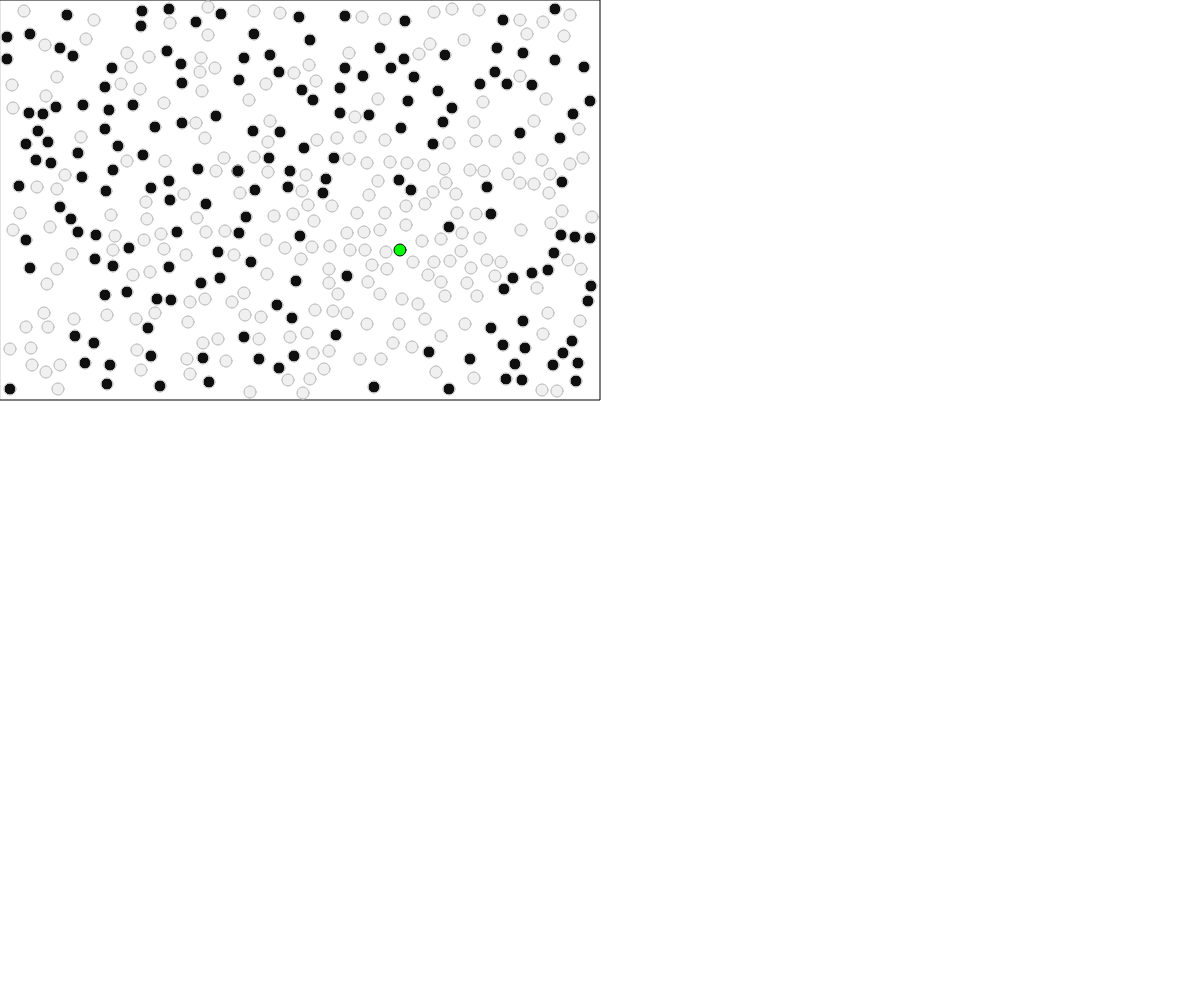
Frame 1 (no input)
Frame 2 (the mouse pressed at the canvas centre, redrawn once): identical to frame 1, image omitted

The p5.js sketch that drew this single still picture (run headless with seeded random() and noise() and a simulated clock; the mouse was pressed at the canvas centre and the sketch redrawn once):

// p5.js sketch
// ── sketch.js

class Utils {
	static randomBetween(min, max) {
		return Math.floor((Math.random() * (max - min)) + min); 
	}

	static distance(x1, y1, x2, y2) {
	  return Math.sqrt(Math.pow(x1-x2, 2) + Math.pow(y1-y2, 2))
  }
}

class Preacher {
  constructor(x, y, size, preachingRadius) {
    this.x = x
    this.y = y
    this.size = size
    this.preachingRadius = preachingRadius
  }

  draw() {
    let x = this.x
    let y = this.y
    let w = this.size

    fill('#00FF00')
    ellipse(x, y, 2*w, 2*w)

    noFill()
    stroke(0)
    ellipse(x, y, 2*w, 2*w)

    // stroke(128)
    // ellipse(x, y, 2*this.preachingRadius, 2*this.preachingRadius)
  }

  getLikelihoodRatio(x, y, m) {
    let dist = Utils.distance(x, y, this.x, this.y)
    if (dist < this.preachingRadius) {
      let ratio = dist / (this.preachingRadius*2)
      if (m) {
        return 1/ratio
      } else {
        return ratio
      }
    } else {
      return 1
    }
  }
}

class Person {
  constructor(x, y, size, morality) {
    this.x = x
    this.y = y
    this.size = size
    this.morality = morality
  }

  draw() {
    let x = this.x
    let y = this.y
    let w = this.size

    if (this.morality) {
      fill('#a4c2f4')
      fill(164, 194, 244, 255)
      fill(240)
    } else {
      fill('#ea9999')
      fill(234, 153, 153, 255)
      fill(15)
    }
    ellipse(x, y, 2*w, 2*w)

    noFill()
    stroke(200)
    ellipse(x, y, 2*w, 2*w)
  }

}

const PERSON_RADIUS = 6
const POPULATION = 400
const INITIAL_SAMPLING_SIZE = 100

class MySketch {
	constructor(xMin, yMin, xMax, yMax) {
	  this.bounds = [xMin, yMin, xMax, yMax]

		this.shapes = [];
		this.tick = 0;

		this.preacher = new Preacher(400, 250, PERSON_RADIUS, 100)
    this.shapes.push(this.preacher)

    for (let i = 0; i < POPULATION; i++) {
      let samples = []
      let sampleLikelihoods = []
      let totalLikelihood = 0
      for (let j = 0; j < INITIAL_SAMPLING_SIZE || totalLikelihood < 0.01; j++) {
        let x = Utils.randomBetween(this.bounds[0] + PERSON_RADIUS + 1, this.bounds[2] - PERSON_RADIUS)
        let y = Utils.randomBetween(this.bounds[1] + PERSON_RADIUS + 1, this.bounds[3] - PERSON_RADIUS)
        let m = Utils.randomBetween(0, 2) === 0

        let l = this.getLikelihood(x, y, m, this.shapes)
        if (l > 0) {
          samples.push([x, y, m])
          sampleLikelihoods.push(l)
          totalLikelihood += l
        }
      }

      let selection = Utils.randomBetween(0, totalLikelihood)
      let cumulativeLikelihood = 0
      let selectedIndex = -1
      for (let j = 0; j < INITIAL_SAMPLING_SIZE; j++) {
        cumulativeLikelihood += sampleLikelihoods[j]

        if (selection <= cumulativeLikelihood) {
          selectedIndex = j
          break
        }
      }

      let x = samples[selectedIndex][0]
      let y = samples[selectedIndex][1]
      let m = samples[selectedIndex][2]

      this.shapes.push(new Person(x, y, PERSON_RADIUS, m))
    }

    noLoop()
	}

	getLikelihood(x, y, m, otherShapes) {
	  for (let i = 0; i < otherShapes.length; i++) {
	    let shape = otherShapes[i]
	    if (Utils.distance(x, y, shape.x, shape.y) < 2 * PERSON_RADIUS + 2) {
	      // collision
	      return 0
      }
    }

	  // return x/windowWidth
    return 1.0 * this.preacher.getLikelihoodRatio(x, y, m)
  }

	draw() {
		noStroke();

		let gray = (Math.sin(this.tick / 500) + 1) * 256/2;
		background(255);

		stroke(0)
    rect(this.bounds[0], this.bounds[1], this.bounds[2]-this.bounds[0], this.bounds[3]-this.bounds[1])
    noStroke()

		for (let i = 0; i < this.shapes.length; i++) {
			this.shapes[i].draw();
		}

		this.tick++;



		// let NEW_SHAPE_TIME = 100;
		// let DELETE_SHAPE_TIME = 5000;
		// let NUM_SHAPES = 7;
		// if (this.tick % NEW_SHAPE_TIME === 1 && this.shapes.length < NUM_SHAPES) {
		// 	let numVertices = Utils.randomBetween(1, 8) * 3; 	// each bezier takes 3 points
		// 	this.shapes.push(new Blob(Utils.randomBetween(0, windowWidth), Utils.randomBetween(0, windowHeight), numVertices));
		// } else if (this.tick % DELETE_SHAPE_TIME === 0) {
		// 	this.shapes = this.shapes.slice(1, this.shapes.length);
		// }
	}

}


///////////
// sigh, p5.js puts everything in global namespace. 
// so we defer to our class above for drawing
///////////
let sketch;
function setup() {
	createCanvas(windowWidth, windowHeight);
	sketch = new MySketch(0, 0, 600, 400);
}
function draw() {
	sketch.draw();
  // ellipse(50, 50, 80, 80);
}
